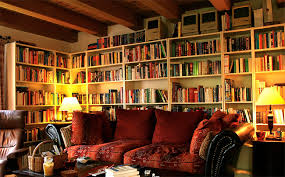
#> input picture room.jpeg, 285 x 177 px, found by its file name
$ python brief.py
#> lines starting #> are read from the running program, lines starting #| are printed output that depends on the picture
# source https://opencv-python-tutroals.readthedocs.io/en/latest/py_tutorials/py_feature2d/py_orb/py_orb.html

import numpy as np
import matplotlib.pyplot as plt
import cv2

img = cv2.imread('/home/krutika/Documents/Feature_Descriptors/room.jpeg')
#> img is the input picture: shape (177, 285, 3); mean B, G, R 36.4, 70.7, 114.2

orb = cv2.ORB_create() # create object

key_points = orb.detect(img, None) # Find keypoints
#> key_points = 411 keypoints; strongest (x, y, size): (184, 74, 31), (66, 120, 31), (247, 99, 31), (239, 99, 31)

key_points, dst = orb.compute(img,key_points) # Find descriptors
img2 = cv2.drawKeypoints(img, key_points,None, color=(0,255,0), flags=0)
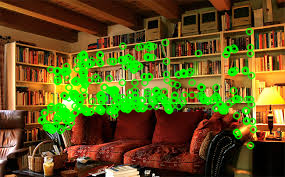
#> img2: shape (177, 285, 3); mean B, G, R 30.2, 85.6, 97.8
plt.imshow(img2), plt.show() # Plot the image with keypoints.
